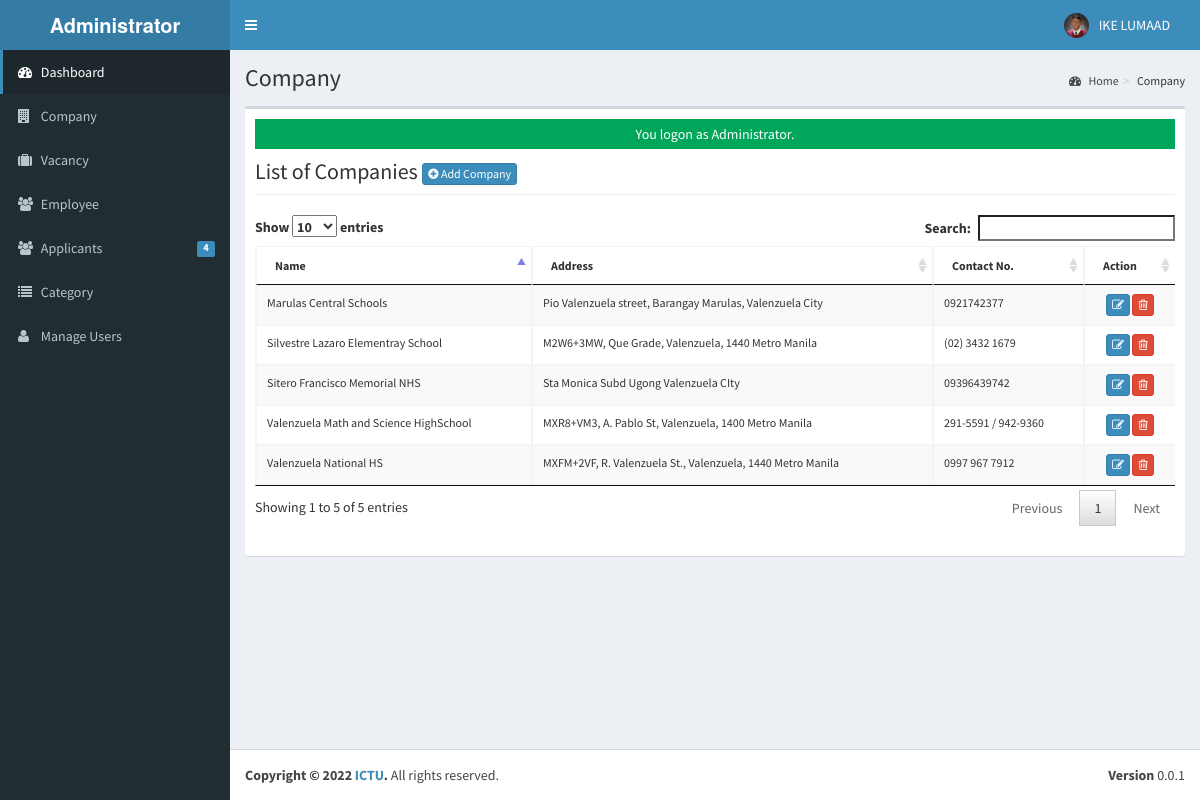
Page /admin/company/index.php (signed in) on the committed database.
### tables this page shows
CREATE TABLE `tblusers` (
  `USERID` varchar(30) NOT NULL,
  `FULLNAME` varchar(40) NOT NULL,
  `USERNAME` varchar(90) NOT NULL,
  `PASS` varchar(90) NOT NULL,
  `ROLE` varchar(30) NOT NULL,
  `PICLOCATION` varchar(255) NOT NULL
);

CREATE TABLE `tblcompany` (
  `COMPANYID` int(11) NOT NULL,
  `COMPANYNAME` varchar(90) NOT NULL,
  `COMPANYADDRESS` varchar(90) NOT NULL,
  `COMPANYCONTACTNO` varchar(30) NOT NULL,
  `COMPANYSTATUS` varchar(90) NOT NULL,
  `COMPANYMISSION` text NOT NULL
);

### admin/company/index.php (called while the page is built, shortened)
<?php
require_once("../../include/initialize.php");
$title="Company";
require_once ("../theme/templates.php");
?>

### include/database.php (called while the page is built, shortened)
<?php
class Database {
	var $sql_string = '';
	private $conn;
	public function open_connection() {
		$this->conn = mysqli_connect(server,user,pass);
		if(!$this->conn){
			echo "Problem in database connection! Contact administrator!";
			exit();
		}else{
			$db_select = mysqli_select_db($this->conn,database_name);
		}
	}
	function setQuery($sql='') {
		$this->sql_string=$sql;
	}
	function executeQuery() {
		$result = mysqli_query($this->conn,$this->sql_string);
		return $result;
	}
	private function confirm_query($result) {
		return $result;
	}
	function loadResultList( $key='' ) {
		$cur = $this->executeQuery();
		$array = array();
		while ($row = mysqli_fetch_object($cur)) {
			if ($key) {
				$array[$row->$key] = $row;
			} else {
				$array[] = $row;
			}
		}
		return $array;
	}
	function loadSingleResult() {
		$cur = $this->executeQuery();
		while ($row = mysqli_fetch_object($cur)) {
		return $data = $row;
		}
	}
}
$mydb = new Database();
?>

### include/accounts.php (called while the page is built, shortened)
<?php
require_once(LIB_PATH.DS.'database.php');
class User {
	protected static  $tblname = "tblusers";
	function single_user($id=""){
			global $mydb;
			$mydb->setQuery("SELECT * FROM ".self::$tblname."
				Where USERID= '{$id}' LIMIT 1");
			$cur = $mydb->loadSingleResult();
			return $cur;
	}
}
?>

### include/function.php (called while the page is built, shortened)
<?php
function currentpage(){
		$this_page = $_SERVER['SCRIPT_NAME'];
	    $bits = explode('/',$this_page);
		 return $bits[3];
	}
		?>

### admin/company/list.php (the view, shortened to what this page needs)
<div class="row">
      	 <div class="col-lg-12">
           <h1 class="page-header">List of Companies  <a href="index.php?view=add" class="btn btn-primary btn-xs  ">  <i class="fa fa-plus-circle fw-fa"></i> Add Company</a>  </h1>
      		</div>
  		 </div>
 		    <form action="controller.php?action=delete" Method="POST">
		     <div class="table-responsive">
			<table id="dash-table" class="table table-striped table-bordered table-hover"  style="font-size:12px" cellspacing="0">
			  <thead>
			  	<tr>
			  		<th>Name</th>
			  		<th>Address</th>
			  		<th>Contact No.</th>
			  		 <th width="10%" align="center">Action</th>
			  	</tr>
			  </thead>
			  <tbody>
			  	<?php
			  		$mydb->setQuery("SELECT * FROM `tblcompany`");
			  		$cur = $mydb->loadResultList();
					foreach ($cur as $result) {
			  		echo '<tr>';
			  			echo '<td>' . $result->COMPANYNAME.'</td>';
			  			echo '<td>' . $result->COMPANYADDRESS.'</td>';
			  			echo '<td>' . $result->COMPANYCONTACTNO.'</td>';
			  		echo '<td align="center"><a title="Edit" href="index.php?view=edit&id='.$result->COMPANYID.'" class="btn btn-primary btn-xs  ">  <span class="fa fa-edit fw-fa"></a>
			  		     <a title="Delete" href="controller.php?action=delete&id='.$result->COMPANYID.'" class="btn btn-danger btn-xs  ">  <span class="fa  fa-trash-o fw-fa "></a></td>';
			  		echo '</tr>';
			  	}
			  	?>
			  </tbody>
			</table>
			</form>

### admin/theme/templates.php (shortened to what this page needs)
<!DOCTYPE html>
<html>
    <head>
        <link rel="stylesheet" href="<?php echo web_root;?>bootstrap/css/bootstrap.min.css">
        <link rel="stylesheet" href="<?php echo web_root;?>plugins/font-awesome/css/font-awesome.min.css">
        <link rel="stylesheet" href="<?php echo web_root;?>dist/css/AdminLTE.min.css">
        <link rel="stylesheet" href="<?php echo web_root;?>dist/css/skins/_all-skins.min.css">
        <link rel="stylesheet" href="<?php echo web_root;?>plugins/iCheck/flat/blue.css">
        <link rel="stylesheet" href="<?php echo web_root;?>plugins/morris/morris.css">
        <link rel="stylesheet" href="<?php echo web_root;?>plugins/jvectormap/jquery-jvectormap-1.2.2.css">
        <link href="<?php echo web_root; ?>plugins/datepicker/bootstrap-datetimepicker.min.css" rel="stylesheet" media="screen">
        <link rel="stylesheet" href="<?php echo web_root;?>plugins/dataTables/jquery.dataTables.min.css">
        <link rel="stylesheet" href="<?php echo web_root;?>plugins/bootstrap-wysihtml5/bootstrap3-wysihtml5.min.css">
    </head>
 <body class="hold-transition skin-blue fixed sidebar-mini">
<div class="wrapper">
  <header class="main-header">
    <a href="<?php echo web_root;?>/admin/" class="logo">
      <span class="logo-lg"><b>Administrator</b></span>
    </a>
    <nav class="navbar navbar-static-top" role="navigation">
      <a href="#" class="sidebar-toggle" data-toggle="offcanvas" role="button">
      </a>
      <div class="navbar-custom-menu">
        <ul class="nav navbar-nav">
          <?php
              $user = New User();
              $singleuser = $user->single_user($_SESSION['ADMIN_USERID']);
          ?>
          <li class="dropdown user user-menu" style="padding-right: 15px;"  >
            <a href="#" class="dropdown-toggle" data-toggle="dropdown">
              <img src="<?php echo web_root.'admin/user/'. $singleuser->PICLOCATION;?>" class="user-image" alt="User Image">
              <span class="hidden-xs"><?php echo $singleuser->FULLNAME; ?></span>
            </a>
          </li>
        </ul>
      </div>
    </nav>
  </header>
  <aside class="main-sidebar">
    <section class="sidebar">
      <ul class="sidebar-menu">
        <li  class="<?php echo (currentpage() == 'index.php') ? "active" : false;?>" >
          <a href="<?php echo web_root ;?>admin/">
            <i class="fa fa-dashboard"></i> <span>Dashboard</span>
          </a>
        </li>
        <li class="<?php echo (currentpage() == 'company') ? "active" : false;?>" >
          <a href="<?php echo web_root ;?>admin/company/">
            <i class="fa fa-building"></i> <span>Company</span>
          </a>
        </li>
        <li class="<?php echo (currentpage() == 'vacancy') ? "active" : false;?>" >
          <a href="<?php echo web_root ;?>admin/vacancy/">
            <i class="fa fa-suitcase"></i> <span>Vacancy</span>
          </a>
        </li>
        <li class="<?php echo (currentpage() == 'employee') ? "active" : false;?>" >
          <a href="<?php echo web_root ;?>admin/employee/">
            <i class="fa fa-users"></i> <span>Employee</span>
          </a>
        </li>
        <li class="<?php echo (currentpage() == 'applicants') ? "active" : false;?>" >
          <a href="<?php echo web_root ;?>admin/applicants/">
            <i class="fa fa-users"></i> <span>Applicants</span>
            <span class="label label-primary pull-right">
              <?php
                $sql = "SELECT count(*) as 'APPL' FROM `tbljobregistration` WHERE `PENDINGAPPLICATION`=1";
                $mydb->setQuery($sql);
                $pending = $mydb->loadSingleResult();
                echo $pending->APPL;
              ?>
            </span>
          </a>
        </li>
        <li class="<?php echo (currentpage() == 'category') ? "active" : false;?>" >
          <a href="<?php echo web_root ;?>admin/category/">
            <i class="fa fa-list"></i> <span>Category</span>
          </a>
        </li>
         <li class="<?php echo (currentpage() == 'user') ? "active" : false;?>">
          <a href="<?php echo web_root; ?>admin/user/">
            <i class="fa fa-user"></i> <span>Manage Users</span> </a>
        </li>
      </ul>
    </section>
  </aside>
  <div class="content-wrapper">
  <section class="content-header">
      <h1>
        <?php echo isset($title) ? $title : ''; ?>
      </h1>
      <ol class="breadcrumb">
        <?php
          if ($title!='Home') {
            $active_title = '';
            if (isset($_GET['view'])) {
              $active_title = '<li class='.$active_title.'><a href="index.php">'.$title.'</a></li>';
            }else{
              $active_title = '<li class='.$active_title.'>'.$title.'</li>';
            }
            echo '<li><a href='.web_root.'admin/><i class="fa fa-dashboard"></i> Home</a></li>';
            echo  $active_title;
          }
        ?>
      </ol>
    </section>
         <section class="content">
          <div class="row">
            <div class="col-xs-12">
              <div class="box">
                <div class="box-body">
              <?php
               require_once $content;
               ?>
             </div>
           </div>
         </div>
         </section>
 </div>
  <footer class="main-footer">
    <div class="pull-right hidden-xs">
      <b>Version</b> 0.0.1
    </div>
    <strong>Copyright &copy; 2022  <a href="#">ICTU</a>.</strong> All rights
    reserved.
  </footer>
    </body>
</html>

### rows in the picture
tblusers: PICLOCATION (picture), FULLNAME "IKE LUMAAD"
tblcompany: COMPANYNAME "Sitero Francisco Memorial NHS", COMPANYADDRESS "Sta Monica Subd Ugong Valenzuela CIty", COMPANYCONTACTNO "09396439742"
tblcompany: COMPANYNAME "Valenzuela National HS", COMPANYADDRESS "MXFM+2VF, R. Valenzuela St., Valenzuela, 1440 Metro Manila", COMPANYCONTACTNO "0997 967 7912"
tblcompany: COMPANYNAME "Silvestre Lazaro Elementray School", COMPANYADDRESS "M2W6+3MW, Que Grade, Valenzuela, 1440 Metro Manila", COMPANYCONTACTNO "(02) 3432 1679"
tblcompany: COMPANYNAME "Valenzuela Math and Science HighSchool", COMPANYADDRESS "MXR8+VM3, A. Pablo St, Valenzuela, 1400 Metro Manila", COMPANYCONTACTNO "291-5591 / 942-9360"
tblcompany: COMPANYNAME "Marulas Central Schools", COMPANYADDRESS "Pio Valenzuela street, Barangay Marulas, Valenzuela City", COMPANYCONTACTNO "0921742377"

### other values in the picture
$pending->APPL "4"
$title "Company"
$_SESSION['message'] "You logon as Administrator."
